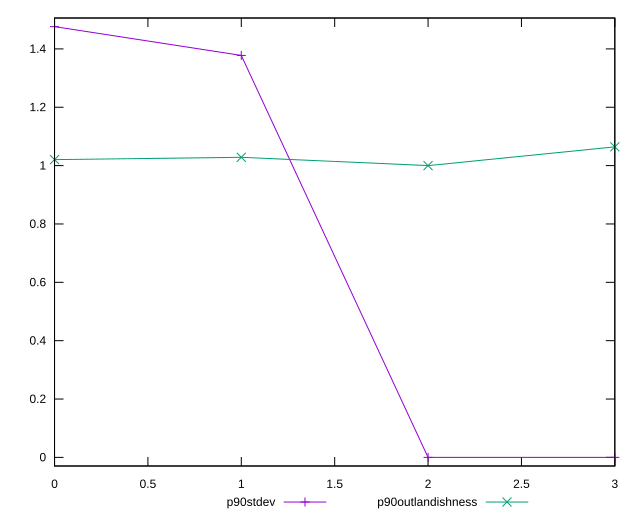

Reproduce this figure in gnuplot.
reset

$p90Stdev <<EOF
0 1.4763274635182684
1 1.3775567547453869
2 2.4868995751603507e-14
3 2.4868995751603507e-14
EOF

$p90Outlandishness <<EOF
0 1.0205481712397586
1 1.0284795516568856
2 1
3 1.0643361111111116
EOF

set key outside below
set xrange [0:3]
set yrange [-0.029526549270340003:1.5058540127886333]
set trange [-0.029526549270340003:1.5058540127886333]
set terminal svg size 640, 520 enhanced background rgb 'white'
set output "reports/report_00033_2021-03-01T14-23-16.841Z/estimated-input-latency/progression/stddev.svg"

plot $p90Stdev title "p90stdev" with linespoints, \
     $p90Outlandishness title "p90outlandishness" with linespoints

reset
